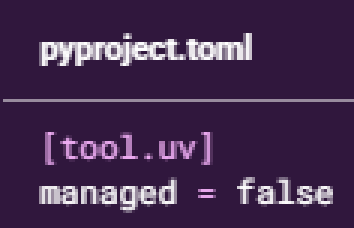
#> input picture notes/Locking/images/locking_disable.png, 118 x 76 px (shown 3 times larger)
$ jupyter execute disable-locking-syncing.ipynb
#> lines starting #> are read from the running program, lines starting #| are printed output that depends on the picture
### Disable locking and syncing of project environment:

Options:
1. if we do not want uv to manage the project environment and disable automatic locking and syncing of the project, in ```pyproject.toml``` file use

    ```[tool.uv]```

    ```managed = false```

[cell 1]
from PIL import Image
from IPython.display import display

img = Image.open('images/locking_disable.png')
#> img is the input picture: PIL image 118x76 RGBA; mean R, G, B, A 66.4, 42.5, 78.3, 255
new_image = img.resize((190, 130))
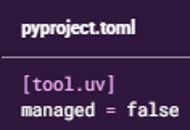
#> new_image: PIL image 190x130 RGBA; mean R, G, B, A 66.4, 42.5, 78.3, 255
display(new_image)
